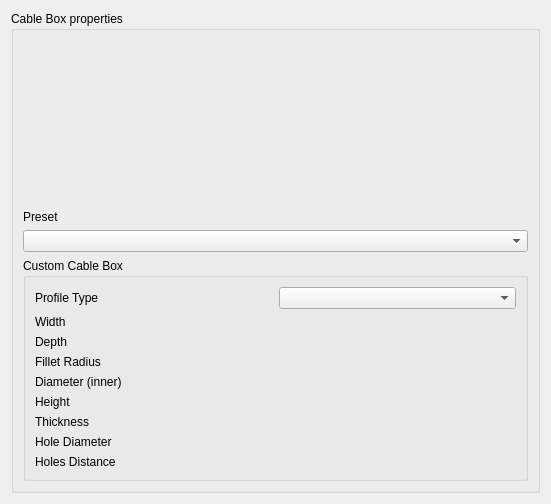
<?xml version="1.0" encoding="UTF-8"?>
<ui version="4.0">
 <class>TaskPanelNewBox</class>
 <widget class="QDialog" name="TaskPanelNewBox">
  <property name="geometry">
   <rect>
    <x>0</x>
    <y>0</y>
    <width>551</width>
    <height>504</height>
   </rect>
  </property>
  <property name="windowTitle">
   <string>Cable Box</string>
  </property>
  <layout class="QVBoxLayout" name="verticalLayout">
   <item>
    <widget class="QGroupBox" name="groupBox">
     <property name="title">
      <string>Cable Box properties</string>
     </property>
     <layout class="QGridLayout" name="gridLayout">
      <item row="0" column="0">
       <widget class="QLabel" name="label">
        <property name="sizePolicy">
         <sizepolicy hsizetype="Preferred" vsizetype="Preferred">
          <horstretch>0</horstretch>
          <verstretch>0</verstretch>
         </sizepolicy>
        </property>
        <property name="minimumSize">
         <size>
          <width>0</width>
          <height>30</height>
         </size>
        </property>
        <property name="text">
         <string>Preset</string>
        </property>
        <property name="alignment">
         <set>Qt::AlignBottom|Qt::AlignLeading|Qt::AlignLeft</set>
        </property>
        <property name="margin">
         <number>0</number>
        </property>
       </widget>
      </item>
      <item row="1" column="0">
       <widget class="QComboBox" name="comboPreset"/>
      </item>
      <item row="2" column="0">
       <widget class="QGroupBox" name="customBox">
        <property name="title">
         <string>Custom Cable Box</string>
        </property>
        <layout class="QGridLayout" name="gridLayout_2">
         <item row="0" column="0">
          <layout class="QHBoxLayout" name="horizontalLayout">
           <item>
            <widget class="QLabel" name="comboProfileTypeLabel">
             <property name="text">
              <string>Profile Type</string>
             </property>
            </widget>
           </item>
           <item>
            <widget class="QComboBox" name="comboProfileType"/>
           </item>
          </layout>
         </item>
         <item row="1" column="0">
          <layout class="QHBoxLayout" name="horizontalLayout_8">
           <item>
            <widget class="QLabel" name="sWidthLabel">
             <property name="text">
              <string>Width</string>
             </property>
            </widget>
           </item>
           <item>
            <widget class="Gui::QuantitySpinBox" name="sWidth" native="true">
             <property name="minimumSize">
              <size>
               <width>0</width>
               <height>0</height>
              </size>
             </property>
             <property name="maximumSize">
              <size>
               <width>100</width>
               <height>16777215</height>
              </size>
             </property>
             <property name="toolTip">
              <string>Thickness of sheet</string>
             </property>
             <property name="decimals" stdset="0">
              <number>1</number>
             </property>
             <property name="minimum" stdset="0">
              <double>0.010000000000000</double>
             </property>
             <property name="maximum" stdset="0">
              <double>99999999.000000000000000</double>
             </property>
             <property name="singleStep" stdset="0">
              <double>0.100000000000000</double>
             </property>
             <property name="rawValue" stdset="0">
              <double>2.000000000000000</double>
             </property>
            </widget>
           </item>
          </layout>
         </item>
         <item row="2" column="0">
          <layout class="QHBoxLayout" name="horizontalLayout_9">
           <item>
            <widget class="QLabel" name="sDepthLabel">
             <property name="text">
              <string>Depth</string>
             </property>
            </widget>
           </item>
           <item>
            <widget class="Gui::QuantitySpinBox" name="sDepth" native="true">
             <property name="minimumSize">
              <size>
               <width>0</width>
               <height>0</height>
              </size>
             </property>
             <property name="maximumSize">
              <size>
               <width>100</width>
               <height>16777215</height>
              </size>
             </property>
             <property name="toolTip">
              <string>Thickness of sheet</string>
             </property>
             <property name="decimals" stdset="0">
              <number>1</number>
             </property>
             <property name="minimum" stdset="0">
              <double>0.010000000000000</double>
             </property>
             <property name="maximum" stdset="0">
              <double>99999999.000000000000000</double>
             </property>
             <property name="singleStep" stdset="0">
              <double>0.100000000000000</double>
             </property>
             <property name="rawValue" stdset="0">
              <double>2.000000000000000</double>
             </property>
            </widget>
           </item>
          </layout>
         </item>
         <item row="3" column="0">
          <layout class="QHBoxLayout" name="horizontalLayout_10">
           <item>
            <widget class="QLabel" name="sFilletRadiusLabel">
             <property name="text">
              <string>Fillet Radius</string>
             </property>
            </widget>
           </item>
           <item>
            <widget class="Gui::QuantitySpinBox" name="sFilletRadius" native="true">
             <property name="minimumSize">
              <size>
               <width>0</width>
               <height>0</height>
              </size>
             </property>
             <property name="maximumSize">
              <size>
               <width>100</width>
               <height>16777215</height>
              </size>
             </property>
             <property name="toolTip">
              <string>Thickness of sheet</string>
             </property>
             <property name="decimals" stdset="0">
              <number>1</number>
             </property>
             <property name="minimum" stdset="0">
              <double>0.010000000000000</double>
             </property>
             <property name="maximum" stdset="0">
              <double>99999999.000000000000000</double>
             </property>
             <property name="singleStep" stdset="0">
              <double>0.100000000000000</double>
             </property>
             <property name="rawValue" stdset="0">
              <double>2.000000000000000</double>
             </property>
            </widget>
           </item>
          </layout>
         </item>
         <item row="4" column="0">
          <layout class="QHBoxLayout" name="horizontalLayout_6">
           <item>
            <widget class="QLabel" name="sDiameterLabel">
             <property name="text">
              <string>Diameter (inner)</string>
             </property>
            </widget>
           </item>
           <item>
            <widget class="Gui::QuantitySpinBox" name="sDiameter" native="true">
             <property name="minimumSize">
              <size>
               <width>0</width>
               <height>0</height>
              </size>
             </property>
             <property name="maximumSize">
              <size>
               <width>100</width>
               <height>16777215</height>
              </size>
             </property>
             <property name="toolTip">
              <string>Thickness of sheet</string>
             </property>
             <property name="decimals" stdset="0">
              <number>1</number>
             </property>
             <property name="minimum" stdset="0">
              <double>0.010000000000000</double>
             </property>
             <property name="maximum" stdset="0">
              <double>99999999.000000000000000</double>
             </property>
             <property name="singleStep" stdset="0">
              <double>0.100000000000000</double>
             </property>
             <property name="rawValue" stdset="0">
              <double>2.000000000000000</double>
             </property>
            </widget>
           </item>
          </layout>
         </item>
         <item row="5" column="0">
          <layout class="QHBoxLayout" name="horizontalLayout_4">
           <item>
            <widget class="QLabel" name="sHeightLabel">
             <property name="text">
              <string>Height</string>
             </property>
            </widget>
           </item>
           <item>
            <widget class="Gui::QuantitySpinBox" name="sHeight" native="true">
             <property name="minimumSize">
              <size>
               <width>0</width>
               <height>0</height>
              </size>
             </property>
             <property name="maximumSize">
              <size>
               <width>100</width>
               <height>16777215</height>
              </size>
             </property>
             <property name="toolTip">
              <string>Thickness of sheet</string>
             </property>
             <property name="decimals" stdset="0">
              <number>1</number>
             </property>
             <property name="minimum" stdset="0">
              <double>0.010000000000000</double>
             </property>
             <property name="maximum" stdset="0">
              <double>99999999.000000000000000</double>
             </property>
             <property name="singleStep" stdset="0">
              <double>0.100000000000000</double>
             </property>
             <property name="rawValue" stdset="0">
              <double>2.000000000000000</double>
             </property>
            </widget>
           </item>
          </layout>
         </item>
         <item row="6" column="0">
          <layout class="QHBoxLayout" name="horizontalLayout_5">
           <item>
            <widget class="QLabel" name="sThicknessLabel">
             <property name="text">
              <string>Thickness</string>
             </property>
            </widget>
           </item>
           <item>
            <widget class="Gui::QuantitySpinBox" name="sThickness" native="true">
             <property name="minimumSize">
              <size>
               <width>0</width>
               <height>0</height>
              </size>
             </property>
             <property name="maximumSize">
              <size>
               <width>100</width>
               <height>16777215</height>
              </size>
             </property>
             <property name="toolTip">
              <string>Thickness of sheet</string>
             </property>
             <property name="decimals" stdset="0">
              <number>1</number>
             </property>
             <property name="minimum" stdset="0">
              <double>0.010000000000000</double>
             </property>
             <property name="maximum" stdset="0">
              <double>99999999.000000000000000</double>
             </property>
             <property name="singleStep" stdset="0">
              <double>0.100000000000000</double>
             </property>
             <property name="rawValue" stdset="0">
              <double>2.000000000000000</double>
             </property>
            </widget>
           </item>
          </layout>
         </item>
         <item row="7" column="0">
          <layout class="QHBoxLayout" name="horizontalLayout_7">
           <item>
            <widget class="QLabel" name="sHoleDiameterLabel">
             <property name="text">
              <string>Hole Diameter</string>
             </property>
            </widget>
           </item>
           <item>
            <widget class="Gui::QuantitySpinBox" name="sHoleDiameter" native="true">
             <property name="minimumSize">
              <size>
               <width>0</width>
               <height>0</height>
              </size>
             </property>
             <property name="maximumSize">
              <size>
               <width>100</width>
               <height>16777215</height>
              </size>
             </property>
             <property name="toolTip">
              <string>Thickness of sheet</string>
             </property>
             <property name="decimals" stdset="0">
              <number>1</number>
             </property>
             <property name="minimum" stdset="0">
              <double>0.010000000000000</double>
             </property>
             <property name="maximum" stdset="0">
              <double>99999999.000000000000000</double>
             </property>
             <property name="singleStep" stdset="0">
              <double>0.100000000000000</double>
             </property>
             <property name="rawValue" stdset="0">
              <double>2.000000000000000</double>
             </property>
            </widget>
           </item>
          </layout>
         </item>
         <item row="8" column="0">
          <layout class="QHBoxLayout" name="horizontalLayout_11">
           <item>
            <widget class="QLabel" name="sHolesDistanceLabel">
             <property name="text">
              <string>Holes Distance</string>
             </property>
            </widget>
           </item>
           <item>
            <widget class="Gui::QuantitySpinBox" name="sHolesDistance" native="true">
             <property name="minimumSize">
              <size>
               <width>0</width>
               <height>0</height>
              </size>
             </property>
             <property name="maximumSize">
              <size>
               <width>100</width>
               <height>16777215</height>
              </size>
             </property>
             <property name="toolTip">
              <string>Thickness of sheet</string>
             </property>
             <property name="decimals" stdset="0">
              <number>1</number>
             </property>
             <property name="minimum" stdset="0">
              <double>0.010000000000000</double>
             </property>
             <property name="maximum" stdset="0">
              <double>99999999.000000000000000</double>
             </property>
             <property name="singleStep" stdset="0">
              <double>0.100000000000000</double>
             </property>
             <property name="rawValue" stdset="0">
              <double>2.000000000000000</double>
             </property>
            </widget>
           </item>
          </layout>
         </item>
        </layout>
       </widget>
      </item>
     </layout>
    </widget>
   </item>
  </layout>
 </widget>
 <customwidgets>
  <customwidget>
   <class>Gui::QuantitySpinBox</class>
   <extends>QWidget</extends>
   <header>Gui/QuantitySpinBox.h</header>
  </customwidget>
 </customwidgets>
 <resources/>
 <connections/>
</ui>
